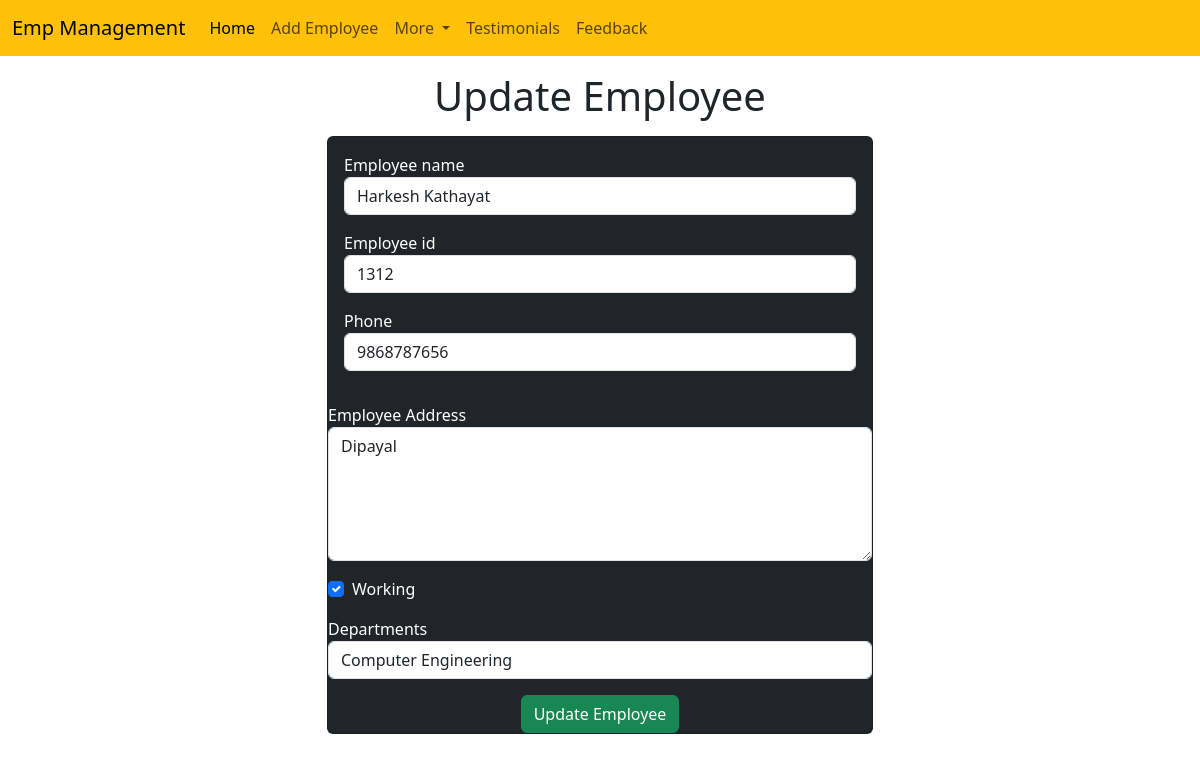
Screenshot of /emp/update-emp/21 with the database file from the repository.
### emp/models.py (models this page shows, shortened)
class Emp(models.Model):
    name=models.CharField(max_length=200)
    emp_id=models.CharField(max_length=200)
    phone=models.CharField(max_length=10)
    address=models.CharField(max_length=150)
    working=models.BooleanField(default=True)
    department=models.CharField(max_length=10)

### emp/views.py (the view)
# urls.py: path('update-emp/<int:emp_id>',update_emp),
def update_emp(request,emp_id):
    emp=Emp.objects.get(pk=emp_id)
    return render(request,"emp/update_emp.html",{'emp':emp})

### templates/emp/update_emp.html (shortened to what this page needs)
<!doctype html>
<html lang="en">
<head>
  <link href="https://cdn.jsdelivr.net/npm/bootstrap@5.3.0-alpha1/dist/css/bootstrap.min.css" rel="stylesheet"
>
</head>
<body>
  {% include 'emp/navbar.html' %}
  <h1 class="text-center my-3">Update Employee</h1>
  <div class="container">
    <div class="row">
      <div class="col-md-6 offset-md-3">
        <div class="card bg-dark text-white">
          <div class="card-body">
            <form action="/emp/do-update-emp/{{emp.id}}" method="POST" >
              <div class="mb-3">
                <label for="name">Employee name</label>
                <input id="name" type="text" class="form-control" placeholder="Enter emp name" name="emp_name" value="{{emp.name}}">
              </div>
              <div class="mb-3">
                <label for="id">Employee id</label>
                <input id="id" type="text" class="form-control" placeholder="Enter emp id" name="emp_id" value="{{emp.emp_id}}">
              </div>
              <div class="mb-3">
                <label for="Phone">Phone</label>
                <input id="Phone" type="text" class="form-control" placeholder="Enter emp Phone" name="emp_phone" value="{{emp.phone}}">
              </div>
              </div>
              <div class="mb-3">
                <label for="address">Employee Address</label>
                <textarea name="emp_address" id="address" rows="5" class="form-control">{{emp.address}}</textarea>
              </div>
              <div class="mb-3 form-check">
                <label for="working">Working</label>
                <input value {% if emp.working %} checked {% endif %} id="working" name="emp_working" type="checkbox" class="form-check-input">
              </div>
              <div class="mb-3">
                <label for="department">Departments</label>
                <select value="{{emp.department}}" name="emp_department" id="department" class="form-control">
                  <option value="CE">Computer Engineering</option>
                </select>
                </div>
                <div class="container text-center">
                <button class="btn btn-success">
                  Update Employee
                </button>
              </div>
          </div>
        </div>
      </div>
    </div>
</body>
</html>

### rows the page displays
Emp: emp_name "Harkesh Kathayat", emp_id "1312", emp_phone "9868787656", emp_address "Dipayal", working "☑", emp_department "Computer Engineering"
